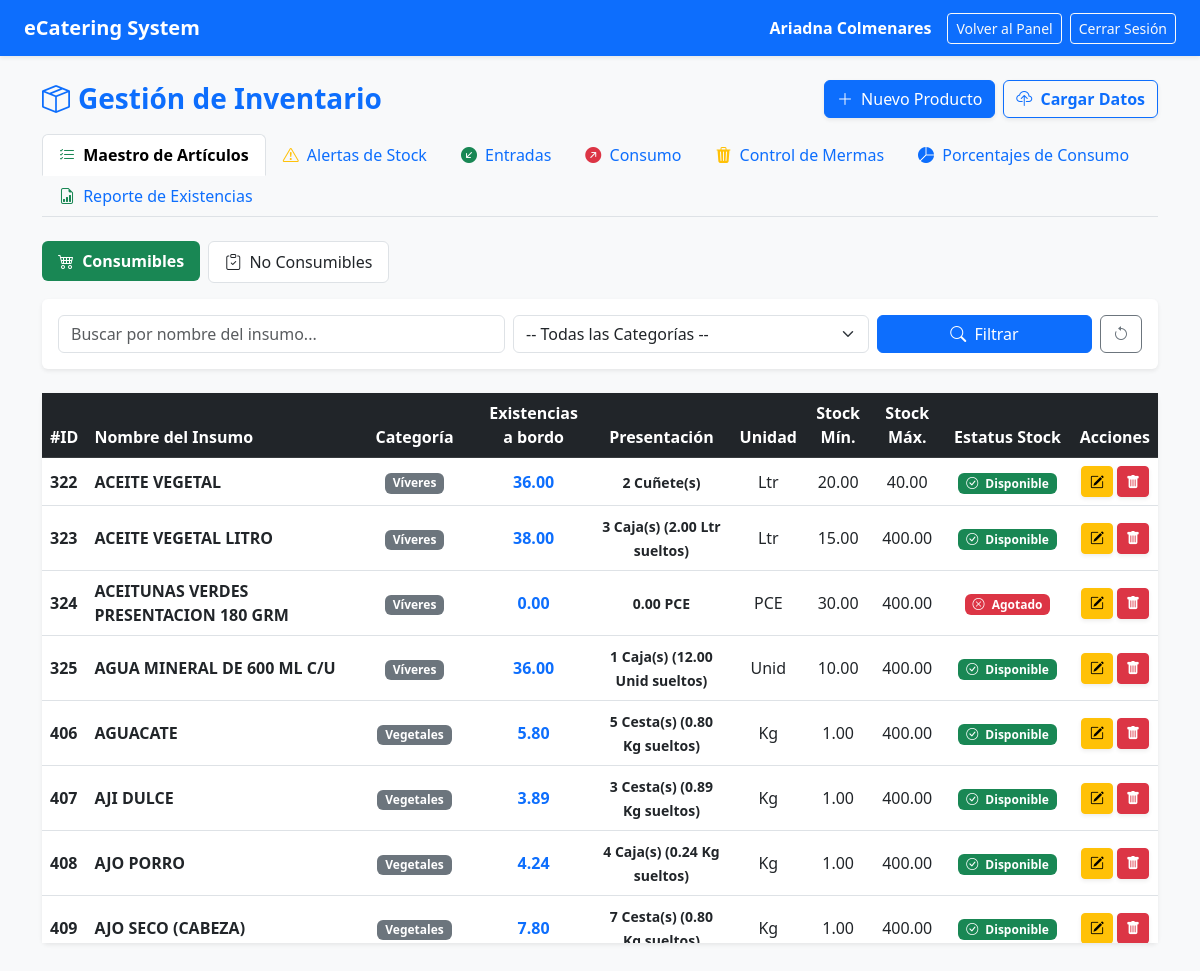
/inventario.php (signed in), run on an earlier commit of the app's database.
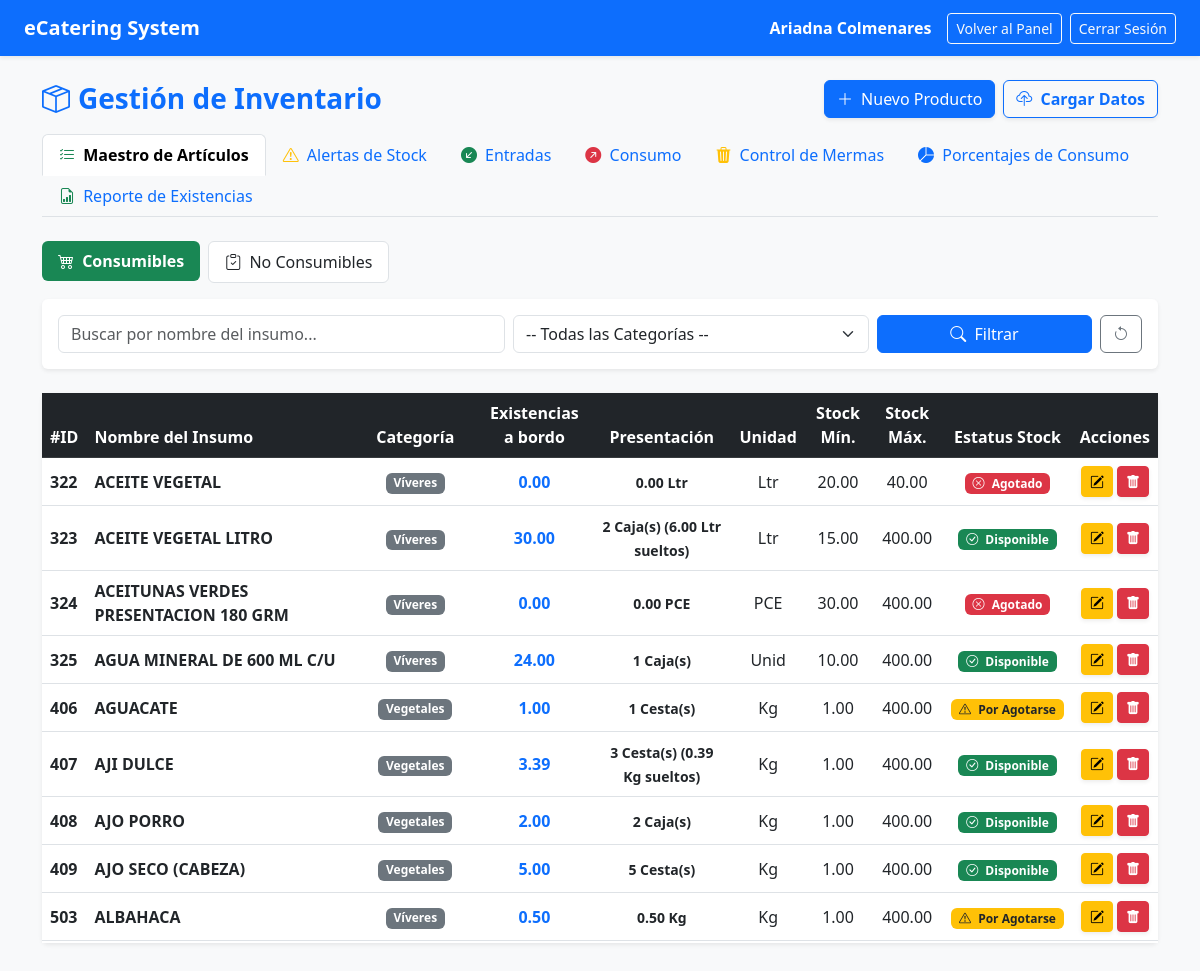
And on a later commit of the database.
### tables this page shows
CREATE TABLE `inventario` (
  `id_producto` int(11) NOT NULL,
  `codigo_sku` varchar(30) DEFAULT NULL,
  `nombre_insumo` varchar(150) NOT NULL,
  `tipo_rubro` varchar(50) NOT NULL DEFAULT 'Consumible',
  `categoria` varchar(50) DEFAULT NULL,
  `cantidad` decimal(10,2) NOT NULL DEFAULT 0.00,
  `unidad_medida` varchar(20) NOT NULL,
  `unidad_empaque` varchar(50) DEFAULT 'Caja/Saco',
  `contenido_por_empaque` decimal(10,2) DEFAULT 1.00,
  `stock_minimo` decimal(10,2) DEFAULT 5.00,
  `stock_maximo` decimal(10,2) DEFAULT 0.00,
  `estado` varchar(50) NOT NULL DEFAULT 'Disponible',
  `id_usuario` int(11) NOT NULL DEFAULT 1
);

### inventario.php (the view, shortened to what this page needs)
<?php
require_once "config/conexion.php";
function calcularEstado($cantidad, $stock_minimo, $stock_maximo = 0) {
    $cantidad = floatval($cantidad);
    $stock_minimo = floatval($stock_minimo);
    $stock_maximo = floatval($stock_maximo);
    if ($cantidad <= 0) {
        return 'Agotado';
    } elseif ($cantidad <= $stock_minimo) {
        return 'Por Agotarse';
    } elseif ($stock_maximo > 0 && $cantidad > $stock_maximo) {
        return 'Sobreabastecido';
    } else {
        return 'Disponible';
    }
}
function obtenerPresentacion($cantidad, $unidad_base, $empaque, $contenido_empaque) {
    $contenido_empaque = floatval($contenido_empaque);
    if ($contenido_empaque > 0) {
        $empaques_completos = floor($cantidad / $contenido_empaque);
        $resto = $cantidad - ($empaques_completos * $contenido_empaque);
        if ($empaques_completos > 0) {
            $txt_resto = ($resto > 0) ? " (" . number_format($resto, 2) . " $unidad_base sueltos)" : "";
            return "<strong>$empaques_completos $empaque(s)</strong>$txt_resto";
        }
    }
    return number_format($cantidad, 2) . " " . $unidad_base;
}
$seccion = $_GET['sec'] ?? 'maestro';
$tipo_rubro_filtro = $_GET['tipo_rubro'] ?? 'Consumible';
$res_inv = null;
$res_estatus = $conexion->query("SELECT id_producto, cantidad, stock_minimo, stock_maximo FROM inventario");
if ($res_estatus) {
    while ($prod = $res_estatus->fetch_assoc()) {
        $stk_max = isset($prod['stock_maximo']) ? $prod['stock_maximo'] : 0;
        $nuevo_estado = calcularEstado($prod['cantidad'], $prod['stock_minimo'], $stk_max);
        $conexion->query("UPDATE inventario SET estado = '$nuevo_estado' WHERE id_producto = " . $prod['id_producto']);
    }
}
$buscar = $_GET['buscar'] ?? '';
if ($seccion == 'maestro') {
    $donde = "WHERE tipo_rubro = '$tipo_rubro_filtro'";
    $res_inv = $conexion->query("SELECT * FROM inventario $donde ORDER BY nombre_insumo ASC");
} elseif ($seccion == 'reporte') {
    $res_inv = $conexion->query("SELECT * FROM inventario ORDER BY tipo_rubro DESC, categoria DESC, nombre_insumo ASC");
} elseif ($seccion == 'resumen') {
    $res_inv = $conexion->query("SELECT * FROM inventario WHERE cantidad <= stock_minimo OR (stock_maximo > 0 AND cantidad > stock_maximo) ORDER BY cantidad ASC");
}
?>
<!DOCTYPE html>
<html lang="es">
<head>
    <link href="https://cdn.jsdelivr.net/npm/bootstrap@5.3.0/dist/css/bootstrap.min.css" rel="stylesheet">
    <link rel="stylesheet" href="https://cdn.jsdelivr.net/npm/bootstrap-icons@1.11.0/font/bootstrap-icons.css">
</head>
<body class="bg-light">
    <nav class="navbar navbar-expand-lg navbar-dark bg-primary px-4 shadow-sm">
        <a class="navbar-brand fw-bold" href="dashboard.php">eCatering System</a>
        <div class="ms-auto d-flex align-items-center text-white">
            <span class="me-3"><strong><?php echo $_SESSION['nombre']; ?></strong></span>
            <a href="dashboard.php" class="btn btn-outline-light btn-sm me-2">Volver al Panel</a>
            <a href="logout.php" class="btn btn-outline-light btn-sm">Cerrar Sesión</a>
        </div>
    </nav>
    <div class="container my-4">
        <div class="d-flex justify-content-between align-items-center mb-3">
            <h3 class="fw-bold text-primary mb-0"><i class="bi bi-box-seam me-2"></i>Gestión de Inventario</h3>
            <div class="d-flex gap-2">
                <button class="btn btn-primary shadow-sm" data-bs-toggle="modal" data-bs-target="#modalNuevoInsumo">
                    <i class="bi bi-plus-lg me-1"></i> Nuevo Producto
                </button>
                <a href="carga_masiva.php" class="btn btn-outline-primary fw-bold shadow-sm">
                    <i class="bi bi-cloud-upload me-1"></i> Cargar Datos
                </a>
            </div>
        </div>
        <ul class="nav nav-tabs mb-4">
            <li class="nav-item">
                <a class="nav-link <?php echo ($seccion == 'maestro') ? 'active fw-bold' : ''; ?>" href="inventario.php?sec=maestro">
                    <i class="bi bi-list-check text-success me-1"></i> Maestro de Artículos
                </a>
            </li>
            <li class="nav-item">
                <a class="nav-link <?php echo ($seccion == 'resumen') ? 'active fw-bold' : ''; ?>" href="inventario.php?sec=resumen">
                    <i class="bi bi-exclamation-triangle text-warning me-1"></i> Alertas de Stock
                </a>
            </li>
            <li class="nav-item">
                <a class="nav-link <?php echo ($seccion == 'entradas') ? 'active fw-bold' : ''; ?>" href="inventario.php?sec=entradas">
                    <i class="bi bi-arrow-down-left-circle-fill text-success me-1"></i> Entradas
                </a>
            </li>
            <li class="nav-item">
                <a class="nav-link <?php echo ($seccion == 'salidas') ? 'active fw-bold' : ''; ?>" href="inventario.php?sec=salidas">
                    <i class="bi bi-arrow-up-right-circle-fill text-danger me-1"></i> Consumo
                </a>
            </li>
            <li class="nav-item">
                <a class="nav-link <?php echo ($seccion == 'mermas') ? 'active fw-bold' : ''; ?>" href="inventario.php?sec=mermas">
                    <i class="bi bi-trash3-fill text-warning me-1"></i> Control de Mermas
                </a>
            </li>
            <li class="nav-item">
                <a class="nav-link <?php echo ($seccion == 'estadisticas') ? 'active fw-bold' : ''; ?>" href="inventario.php?sec=estadisticas">
                    <i class="bi bi-pie-chart-fill text-primary me-1"></i> Porcentajes de Consumo
                </a>
            </li>
            <li class="nav-item">
                <a class="nav-link <?php echo ($seccion == 'reporte') ? 'active fw-bold' : ''; ?>" href="inventario.php?sec=reporte">
                    <i class="bi bi-file-earmark-bar-graph text-success me-1"></i> Reporte de Existencias
                </a>
            </li>
        </ul>
        <?php if ($seccion == 'maestro'): ?>
            <ul class="nav nav-pills mb-3">
                <li class="nav-item me-2">
                    <a class="nav-link <?php echo ($tipo_rubro_filtro == 'Consumible') ? 'active fw-bold bg-success text-white' : 'bg-white text-dark border'; ?>"
                       href="inventario.php?sec=maestro&tipo_rubro=Consumible">
                        <i class="bi bi-cart4 me-1"></i> Consumibles
                    </a>
                </li>
                <li class="nav-item">
                    <a class="nav-link <?php echo ($tipo_rubro_filtro == 'No Consumible') ? 'active fw-bold bg-primary text-white' : 'bg-white text-dark border'; ?>"
                       href="inventario.php?sec=maestro&tipo_rubro=No%20Consumible">
                        <i class="bi bi-clipboard-check me-1"></i> No Consumibles
                    </a>
                </li>
            </ul>
            <div class="card border-0 shadow-sm mb-4">
                <div class="card-body">
                    <form method="GET" action="inventario.php" class="row g-2 align-items-center">
                        <div class="col-md-5">
                            <input type="text" name="buscar" class="form-control" placeholder="Buscar por nombre del insumo..." value="<?php echo htmlspecialchars($buscar); ?>">
                        </div>
                        <div class="col-md-4">
                            <select name="categoria" class="form-select">
                                <option value="">-- Todas las Categorías --</option>
                            </select>
                        </div>
                        <div class="col-md-3 d-flex gap-2">
                            <button type="submit" class="btn btn-primary w-100"><i class="bi bi-search me-1"></i> Filtrar</button>
                            <a href="inventario.php?sec=maestro&tipo_rubro=<?php echo $tipo_rubro_filtro; ?>" class="btn btn-outline-secondary" title="Limpiar Filtros"><i class="bi bi-arrow-counterclockwise"></i></a>
                        </div>
                    </form>
                </div>
            </div>
            <div class="card border-0 shadow-sm">
                <div class="card-body p-0">
                    <div class="table-responsive" style="max-height: 550px; overflow-y: auto;">
                        <table class="table table-hover align-middle mb-0">
                            <thead class="table-dark sticky-top">
                                <tr>
                                    <th>#ID</th>
                                    <th>Nombre del Insumo</th>
                                    <th class="text-center">Categoría</th>
                                    <th class="text-center">Existencias a bordo</th>
                                    <th class="text-center">Presentación</th>
                                    <th class="text-center">Unidad</th>
                                    <th class="text-center">Stock Mín.</th>
                                    <th class="text-center">Stock Máx.</th>
                                    <th class="text-center">Estatus Stock</th>
                                    <th class="text-center">Acciones</th>
                                </tr>
                            </thead>
                            <tbody>
                                <?php if ($res_inv && $res_inv->num_rows > 0): ?>
                                    <?php while ($row = $res_inv->fetch_assoc()): ?>
                                        <tr>
                                            <td><strong><?php echo $row['id_producto']; ?></strong></td>
                                            <td class="fw-bold"><?php echo htmlspecialchars($row['nombre_insumo']); ?></td>
                                            <td class="text-center"><span class="badge bg-secondary"><?php echo htmlspecialchars($row['categoria']); ?></span></td>
                                            <td class="text-center fs-6 fw-bold text-primary"><?php echo number_format($row['cantidad'], 2); ?></td>
                                            <td class="text-center"><small class="text-dark fw-semibold"><?php echo obtenerPresentacion($row['cantidad'], $row['unidad_medida'], $row['unidad_empaque'] ?? 'Empaques', $row['contenido_por_empaque'] ?? 1); ?></small></td>
                                            <td class="text-center"><?php echo htmlspecialchars($row['unidad_medida']); ?></td>
                                            <td class="text-center"><?php echo number_format($row['stock_minimo'], 2); ?></td>
                                            <td class="text-center"><?php echo number_format($row['stock_maximo'] ?? 0, 2); ?></td>
                                            <td class="text-center">
                                                <?php if ($row['estado'] === 'Disponible'): ?>
                                                    <span class="badge bg-success"><i class="bi bi-check-circle me-1"></i> Disponible</span>
                                                <?php elseif ($row['estado'] === 'Por Agotarse'): ?>
                                                    <span class="badge bg-warning text-dark"><i class="bi bi-exclamation-triangle me-1"></i> Por Agotarse</span>
                                                <?php elseif ($row['estado'] === 'Sobreabastecido'): ?>
                                                    <span class="badge bg-info text-dark"><i class="bi bi-arrow-up-circle me-1"></i> Sobreabastecido</span>
                                                <?php else: ?>
                                                    <span class="badge bg-danger"><i class="bi bi-x-circle me-1"></i> Agotado</span>
                                                <?php endif; ?>
                                            </td>
                                            <td class="text-center">
                                                <div class="d-flex justify-content-center gap-1">
                                                    <button class="btn btn-warning btn-sm fw-bold shadow-sm"
                                                            data-bs-toggle="modal"
                                                            data-bs-target="#modalEditarInsumo"
                                                            data-id="<?php echo $row['id_producto']; ?>"
                                                            data-nombre="<?php echo htmlspecialchars($row['nombre_insumo']); ?>"
                                                            data-tiporubro="<?php echo htmlspecialchars($row['tipo_rubro'] ?? 'Consumible'); ?>"
                                                            data-categoria="<?php echo htmlspecialchars($row['categoria']); ?>"
                                                            data-cantidad="<?php echo $row['cantidad']; ?>"
                                                            data-unidad="<?php echo htmlspecialchars($row['unidad_medida']); ?>"
                                                            data-empaque="<?php echo htmlspecialchars($row['unidad_empaque'] ?? 'Saco'); ?>"
                                                            data-contenido="<?php echo $row['contenido_por_empaque'] ?? 1; ?>"
                                                            data-stock="<?php echo $row['stock_minimo']; ?>"
                                                            data-stockmax="<?php echo $row['stock_maximo'] ?? 0; ?>">
                                                        <i class="bi bi-pencil-square"></i>
                                                    </button>
                                                    <a href="inventario.php?eliminar=<?php echo $row['id_producto']; ?>"
                                                       class="btn btn-danger btn-sm shadow-sm"
                                                       onclick="return confirm('¿Estás segura de que deseas eliminar este insumo?');"
                                                       title="Eliminar Insumo">
                                                        <i class="bi bi-trash-fill"></i>
                                                    </a>
                                                </div>
                                            </td>
                                        </tr>
                                    <?php endwhile; ?>
                                <?php else: ?>
                                    <tr><td colspan="10" class="text-center text-muted py-4">No hay productos registrados en esta categoría.</td></tr>
                                <?php endif; ?>
                            </tbody>
                        </table>
                    </div>
                </div>
            </div>
        <?php endif; ?>
    </div>
</body>
</html>

What changed in the data, as far as the page shows it:
changed inventario "ACEITE VEGETAL": cantidad "36.00" → "0.00"; cantidad+unidad_medida+unidad_empaque (not shown) → "0.00 Ltr"; empaques_completos "2" → (not shown); unidad_empaque "Cuñete" → (not shown); estado "Disponible" → "Agotado"
changed inventario "ACEITE VEGETAL LITRO": cantidad "38.00" → "30.00"; empaques_completos "3" → "2"; txt_resto "(2.00 Ltr sueltos)" → "(6.00 Ltr sueltos)"
changed inventario "AGUA MINERAL DE 600 ML C/U": cantidad "36.00" → "24.00"; txt_resto "(12.00 Unid sueltos)" → (not shown)
changed inventario "AGUACATE": cantidad "5.80" → "1.00"; empaques_completos "5" → "1"; txt_resto "(0.80 Kg sueltos)" → (not shown); estado "Disponible" → "Por Agotarse"
changed inventario "AJI DULCE": cantidad "3.89" → "3.39"; txt_resto "(0.89 Kg sueltos)" → "(0.39 Kg sueltos)"
changed inventario "AJO PORRO": cantidad "4.24" → "2.00"; empaques_completos "4" → "2"; txt_resto "(0.24 Kg sueltos)" → (not shown)
changed inventario "AJO SECO (CABEZA)": cantidad "7.80" → "5.00"; empaques_completos "7" → "5"; txt_resto "(0.80…" → (not shown)
now on this page (row unchanged): inventario: id_producto "503", nombre_insumo "ALBAHACA", categoria "Víveres", cantidad "0.50", cantidad+unidad_medida+unidad_empaque "0.50 Kg", unidad_medida "Kg", stock_minimo "1.00", stock_maximo "400.00", estado "Por Agotarse" (drawn)
